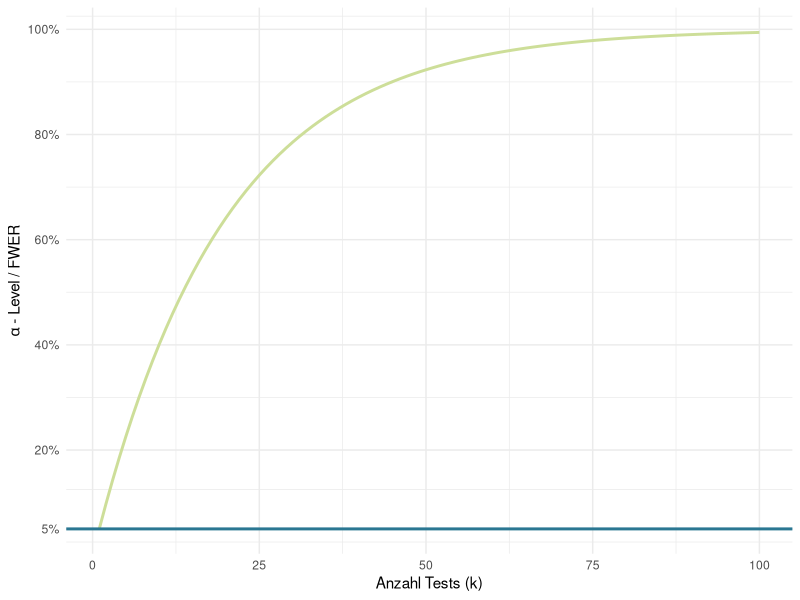

The R source for this figure:
## ---- chunk 1
knitr::opts_chunk$set(cache=TRUE, comment = "#>", background = '#F7F7F7')
## ---- chunk 2
Tests = 1:100
alpha = 1-(1-0.05)^Tests

data.frame(Tests, alpha) -> pd

library(ggplot2)
ggplot(data = pd, aes(x = Tests, y = alpha)) +
  geom_line(color = "#cdde99", size = 1) +
  geom_hline(yintercept = 0.05, color = "#2a7792", size = 1, linetype = "solid") +
  ylim(0,1) +
  scale_y_continuous(breaks = c(0, .05, .2, .4, .6, .8, 1), labels = scales::percent_format(accuracy = 1)) +
  ylab(expression(alpha~"- Level / FWER")) +
  xlab("Anzahl Tests (k)") +
  theme_minimal()

